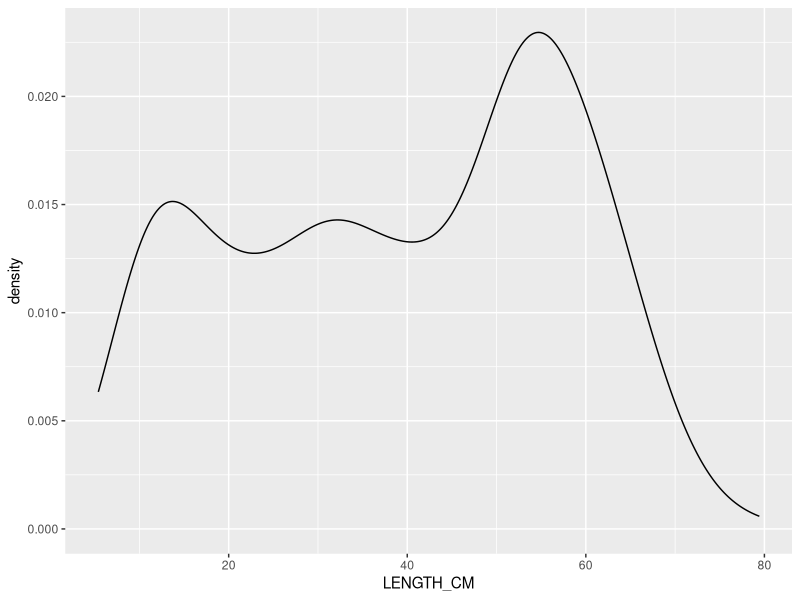
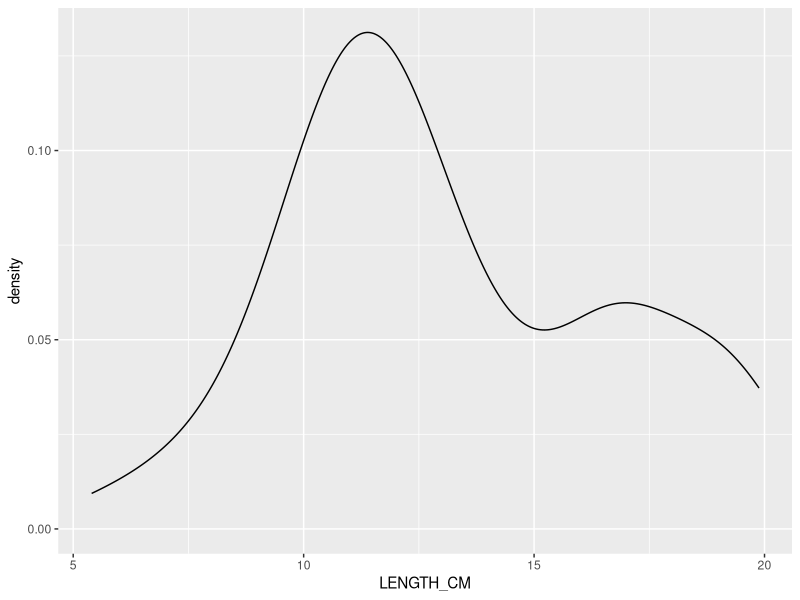
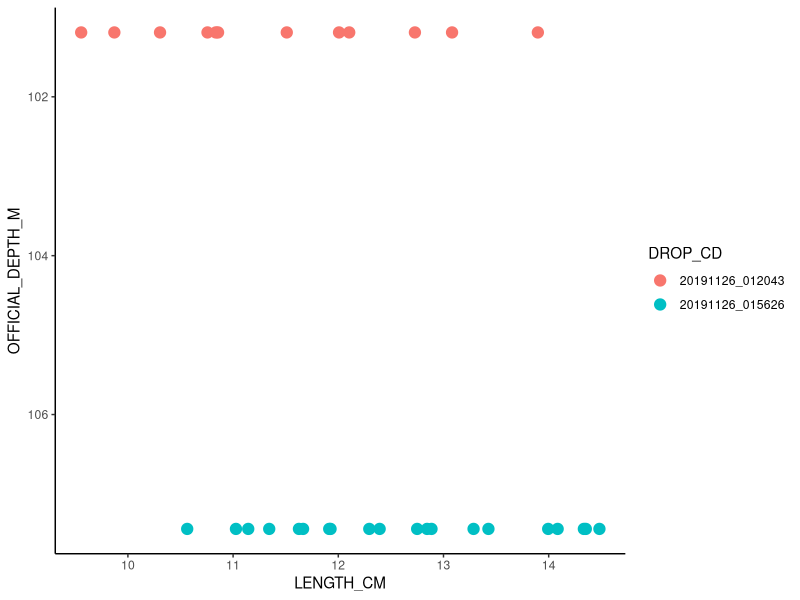
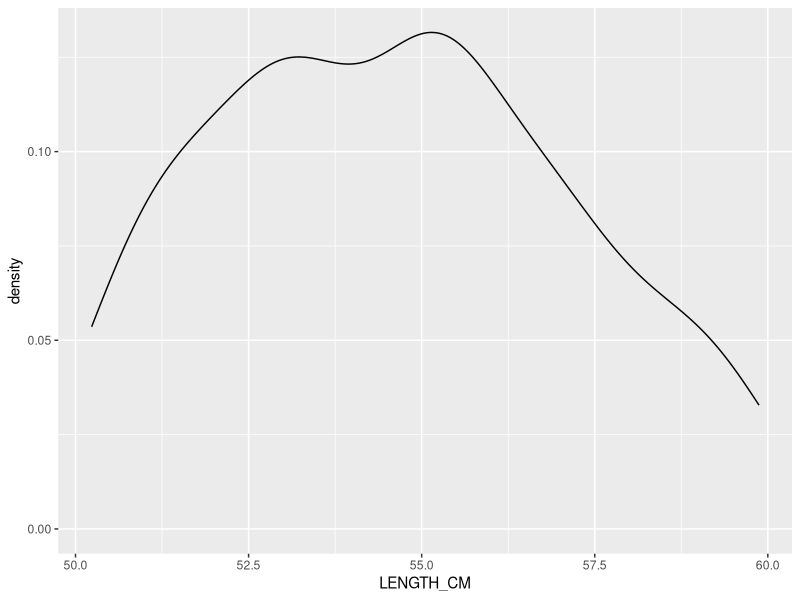
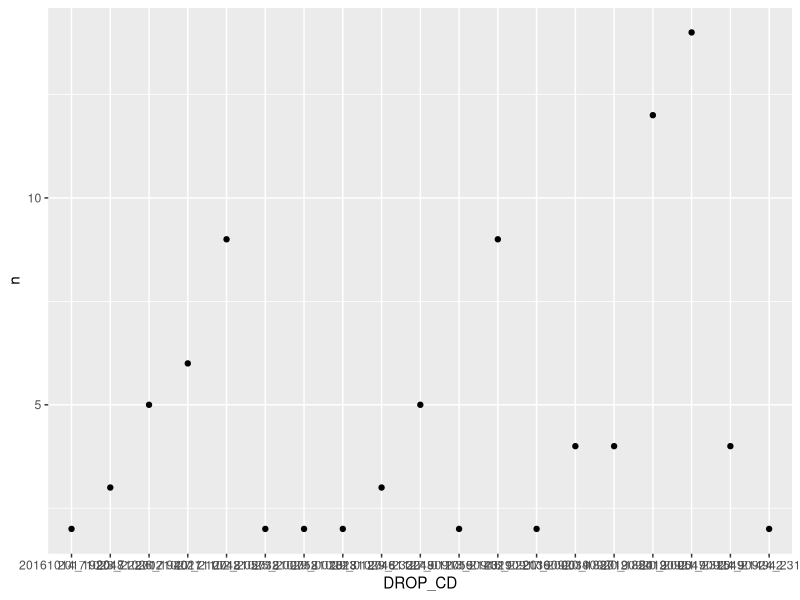
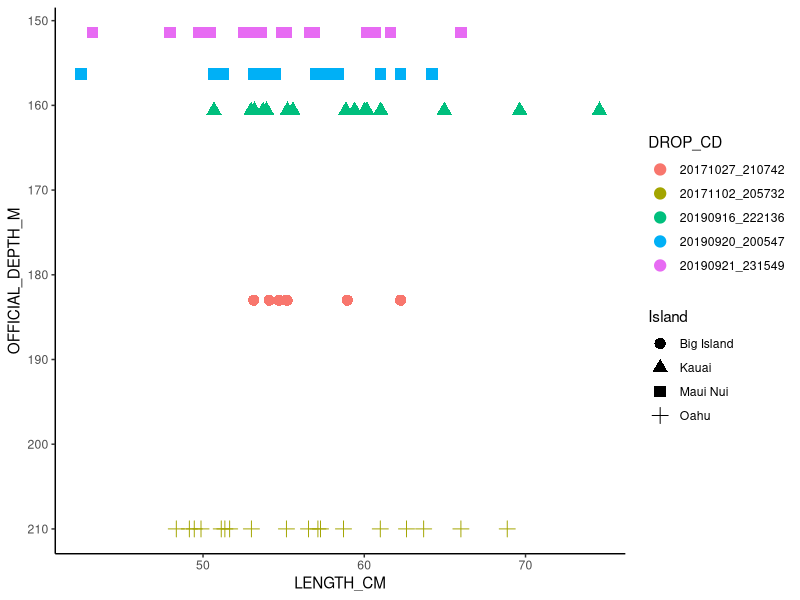
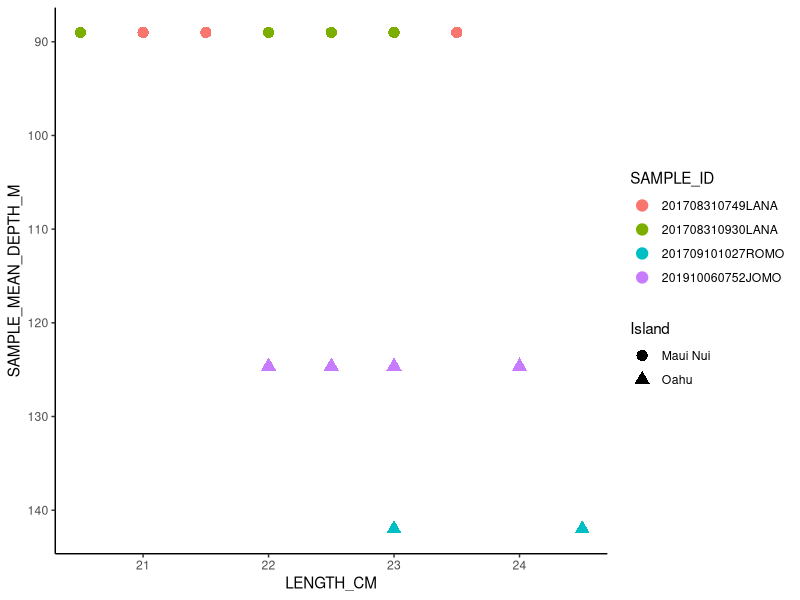

Source code (R) for these figures, in order: (Note: this script raises an error after producing the figures.)
library(tidyverse)
library(magrittr)

camera_lengths <- read.csv("./Data/BFISH 2016-2019 Camera Lengths.csv")
fishing_lengths <- read.csv("./Data/BFISH 2016-2019 Research Fishing Lengths.csv")

head(camera_lengths)
head(fishing_lengths)

sp_code <- "PRFI"

### What is causing the mode in the smaller sizes of the BFISH camera data?
cam <- camera_lengths %>% 
filter(str_detect(SPECIES_CD, sp_code)) %>% 
filter(str_detect(BFISH, "_S", negate = TRUE)) %>% 
select(-X)
head(cam)

summary(cam)

cam %>% 
ggplot(aes(x = LENGTH_CM)) +
geom_density()

cam %>% 
filter(LENGTH_CM < 20) %>% 
ggplot(aes(x = LENGTH_CM)) +
geom_density()

small_mode_drops <- cam %>% 
filter(LENGTH_CM < 15 & LENGTH_CM > 10) %>% 
group_by(DROP_CD) %>% 
summarise(n = n()) %>% 
filter(n >= 10) %>% 
pull(DROP_CD)

small_mode_drops

cam %>% 
filter(str_detect(DROP_CD, paste0(small_mode_drops, collapse = "|"))) %>% 
filter(LENGTH_CM < 20) %>% 
group_by(DROP_CD) %>% 
summarise(n())

## 4 camera drops had 10 or more fish < 20cm 
## The samples came from Maui Nui (1 site) and Oahu (3 sites)
## Those small fish came from depths of 80 - 110 m (first 1st quantile of depths)
cam %>% 
filter(str_detect(DROP_CD, paste0(small_mode_drops, collapse = "|")))  %>% 
ggplot(aes(x = LENGTH_CM, y = OFFICIAL_DEPTH_M)) + 
geom_point(aes(colour = DROP_CD), size = 3.5) +
scale_y_reverse() +
theme_classic()

### What is causing the mode in the larger sizes of the BFISH camera data?
cam %>% 
filter(LENGTH_CM > 50 & LENGTH_CM < 60) %>% 
ggplot(aes(x = LENGTH_CM)) +
geom_density()

cam %>% 
filter(LENGTH_CM > 50 & LENGTH_CM < 60) %>% 
group_by(DROP_CD) %>% 
summarise(n = n()) %>% 
filter(n > 1) %>% 
ggplot(aes(x = DROP_CD, y = n)) + geom_point()

large_mode_drops <- cam %>% 
filter(LENGTH_CM > 50 & LENGTH_CM < 60) %>% 
group_by(DROP_CD) %>% 
summarise(n = n()) %>% 
filter(n > 5) %>% 
pull(DROP_CD)

cam %>% 
filter(str_detect(DROP_CD, paste0(large_mode_drops, collapse = "|")))  %>% 
ggplot(aes(x = LENGTH_CM, y = OFFICIAL_DEPTH_M)) + 
geom_point(aes(colour = DROP_CD, shape = Island), size = 3.5) +
scale_y_reverse() +
theme_classic()


fish <- fishing_lengths %>% 
  filter(str_detect(SPECIES_CD, sp_code)) %>% 
  filter(str_detect(BFISH, "_S", negate = TRUE)) %>% 
  select(-X)

small_mode_fish <- fish %>% 
filter(LENGTH_CM > 20 & LENGTH_CM < 25)  %>% 
group_by(SAMPLE_ID) %>% 
summarise(n = n()) %>% 
filter(n > 1) %>% 
pull(SAMPLE_ID)

summary(fish)

fish %>% 
filter(str_detect(SAMPLE_ID, paste0(small_mode_fish, collapse = "|")))  %>% 
filter(LENGTH_CM > 20 & LENGTH_CM < 25) %>% 
ggplot(aes(x = LENGTH_CM, y = SAMPLE_MEAN_DEPTH_M)) + 
geom_point(aes(colour = SAMPLE_ID, shape = Island), size = 3.5) +
scale_y_reverse() +
theme_classic()

cam.merge <- cam %>% 
  select(PSU, DROP_CD, SPECIES_CD, OFFICIAL_DEPTH_M, LENGTH_CM, Island) %>% 
  rename(MEAN_DEPTH = "OFFICIAL_DEPTH_M",
         SAMPLE_ID = "DROP_CD") %>% 
  mutate(Year = str_sub(SAMPLE_ID, 1, 4),
         Month = str_sub(SAMPLE_ID, 5,6),
         Day = str_sub(SAMPLE_ID, 7,8),
         Gear = "Camera") 

fish.merge <- fish %>% 
  select(PSU, SAMPLE_ID, SPECIES_CD, SAMPLE_MEAN_DEPTH_M, LENGTH_CM, Island) %>% 
  rename(MEAN_DEPTH = "SAMPLE_MEAN_DEPTH_M") %>% 
  mutate(Year = str_sub(SAMPLE_ID, 1, 4),
    Month = str_sub(SAMPLE_ID, 5, 6),
    Day = str_sub(SAMPLE_ID, 7, 8),
    Gear = "Research Fishing") 

lengths.combo <- bind_rows(cam.merge, fish.merge)

lengths.combo %>% 
  mutate(SAMPLE_ID = factor(SAMPLE_ID)) %>% 
  distinct(SAMPLE_ID, .keep_all = TRUE) %>% 
  group_by(Gear, Year) %>% 
  summarise(N = n()) %>% 
  pivot_wider(names_from = Gear, values_from = N) %>% 
  gt() %>% 
  tab_header(title = "Number of Sampling Events")
  

lengths.combo %>% 
  ggplot(aes(x = LENGTH_CM)) +
  geom_density(aes(colour = Gear)) +
  facet_wrap(~Year) +
  theme_classic()


lengths.combo %>% 
  mutate(SAMPLE_ID = factor(SAMPLE_ID)) %>% 
  distinct(SAMPLE_ID, .keep_all = TRUE) %>% 
  group_by(Gear, Island) %>% 
  summarise(N = n()) %>% 
  pivot_wider(names_from = Gear, values_from = N) %>% 
  gt() %>% 
  tab_header(title = "Number of Sampling Events by Island")

lengths.combo %>% 
  ggplot(aes(LENGTH_CM)) +
  geom_density(aes(colour = Gear)) + 
  facet_wrap(~Island) +
  theme_classic() +
  labs(main = "Length Distributions by Island")


lengths.combo %>% 
  ggplot(aes(x = Year, y = LENGTH_CM, color = Gear)) +
  geom_violin() +
  theme_classic() +
  scale_fill_nmfs(palette = "regional web")

lengths.combo %>% 
  ggplot(aes(LENGTH_CM)) +
  geom_density(aes(colour = Year)) +
  facet_wrap(~Gear) +
  theme_classic()


### Deep 6 Investigations 

deep_6 <- unique(camera_lengths$COMMON_NAME)[-c(1,8:9)]
camera_lengths %>% 
  filter(COMMON_NAME %in% deep_6) %>% 
  distinct(SPECIES_CD, .keep_all = TRUE) %>% 
  select(SPECIES_CD, SCIENTIFIC_NAME, COMMON_NAME)

cam_6 <- camera_lengths %>% 
  filter(str_detect(BFISH, "_S", negate = TRUE)) %>% 
  filter(COMMON_NAME %in% deep_6) %>% 
  separate(BFISH, into = c("BFISH", "Year", "Seas"), sep = "_") %>% 
  rename(SAMPLE_ID = "DROP_CD",
         DEPTH = OFFICIAL_DEPTH_M) %>% 
  select(PSU, 
         SAMPLE_ID, 
         Year, 
         SPECIES_CD, 
         COMMON_NAME, 
         DEPTH, 
         LENGTH_CM, 
         Island) %>% 
  mutate(Gear = "Camera")


cam_6 %>% 
  ggplot(aes(x = LENGTH_CM, color = COMMON_NAME)) +
  geom_density() +
  theme_classic()

cam_6 %>% 
  group_by(COMMON_NAME, Year) %>% 
  summarise(n = n(), 
            mean_length = mean(LENGTH_CM),
            CV = sd(LENGTH_CM)/mean(LENGTH_CM)) %>% 
  gt(groupname_col = "COMMON_NAME",
     rowname_col = "Year") %>% 
  fmt_number(columns = c("mean_length", "CV"), decimals = 2)

cam_6 %>% 
  group_by(COMMON_NAME) %>% 
  summarise(n = n(), 
            mean_length = mean(LENGTH_CM),
            CV = sd(LENGTH_CM)/mean(LENGTH_CM)) %>% 
  arrange(by_group = FALSE, desc(n)) %>% 
  gt() %>% 
  fmt_number(columns = c("mean_length", "CV"), decimals = 2)

cam_6 %>% 
  group_by(COMMON_NAME, Year) %>% 
  summarise(N = n()) %>% 
  pivot_wider(names_from = COMMON_NAME, values_from = N, values_fill = 0) %>% 
  gt() %>% 
  tab_header(title = "Number of Individuals Caught per Year") %>% 
  grand_summary_rows(columns = c("Ehu", "Gindai", "Hapuupuu", "Kalekale", "Lehi", "Onaga"), fns = list(Total = "sum"))


fish_6 <- fishing_lengths %>% 
  filter(str_detect(BFISH, "_S", negate = TRUE)) %>% 
  filter(COMMON_NAME %in% deep_6) %>% 
  separate(BFISH, into = c("BFISH", "Year", "Seas"), sep = "_") %>% 
  rename(DEPTH = SAMPLE_MEAN_DEPTH_M) %>% 
  select(PSU, 
         SAMPLE_ID,
         Year, 
         SPECIES_CD, 
         COMMON_NAME, 
         DEPTH, 
         LENGTH_CM, 
         Island) %>% 
  mutate(Gear = "Research Fishing")

head(cam_6)
head(fish_6)

deep_6_df <- cam_6 %>% 
  bind_rows(fish_6)


deep_6_df %>% 
  ggplot(aes(x = LENGTH_CM)) +
  geom_density(aes(colour = Gear)) +
  geom_text(data = n.df, aes(x = 90, y = .1, label = paste("N = ", N))) +
  facet_wrap(~COMMON_NAME) +
  theme_classic()


n.df <- data.frame(COMMON_NAME = c("Kalekale", "Ehu", "Lehi", "Onaga", "Hapuupuu", "Gindai"), N = c(278, 50, 42, 14, 9, 6))
